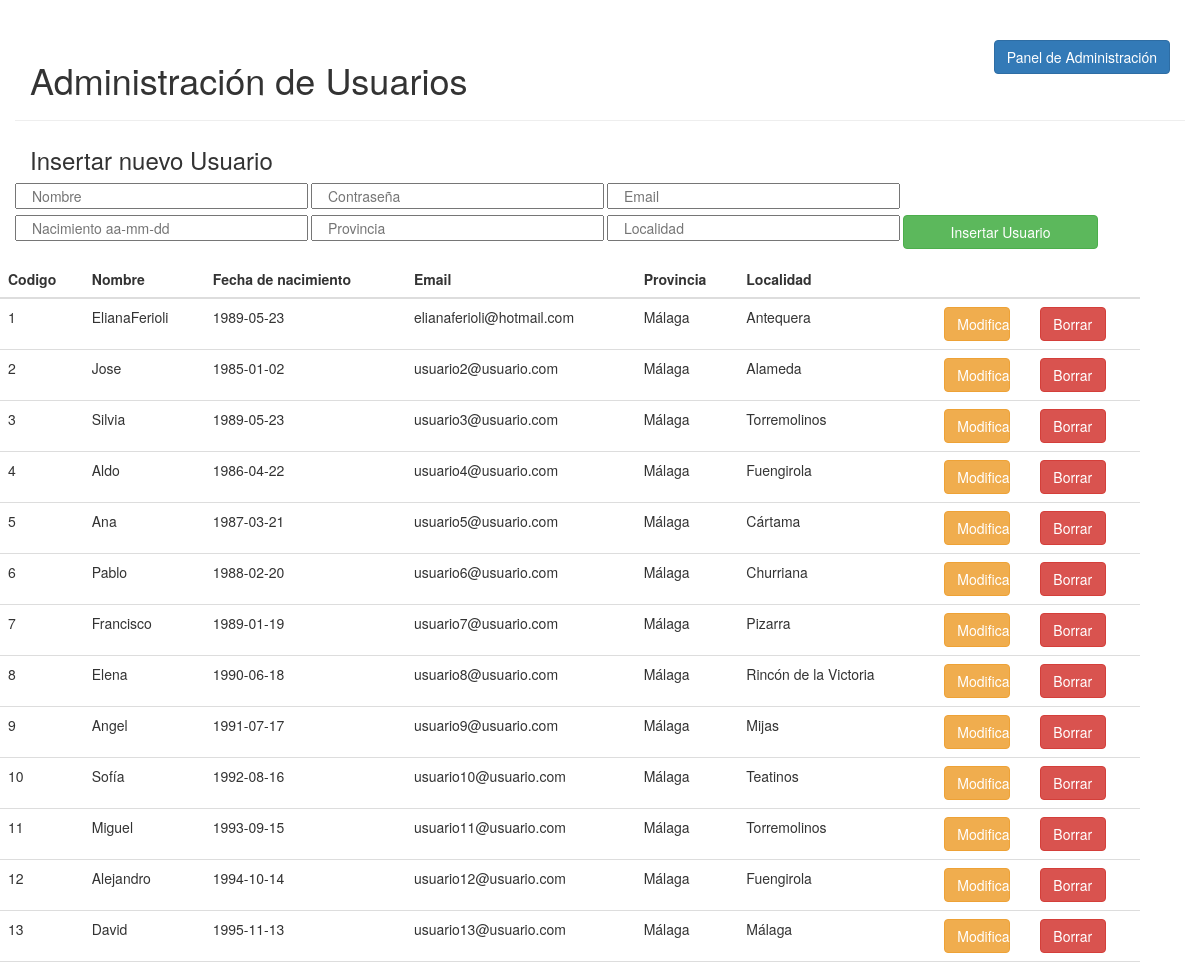
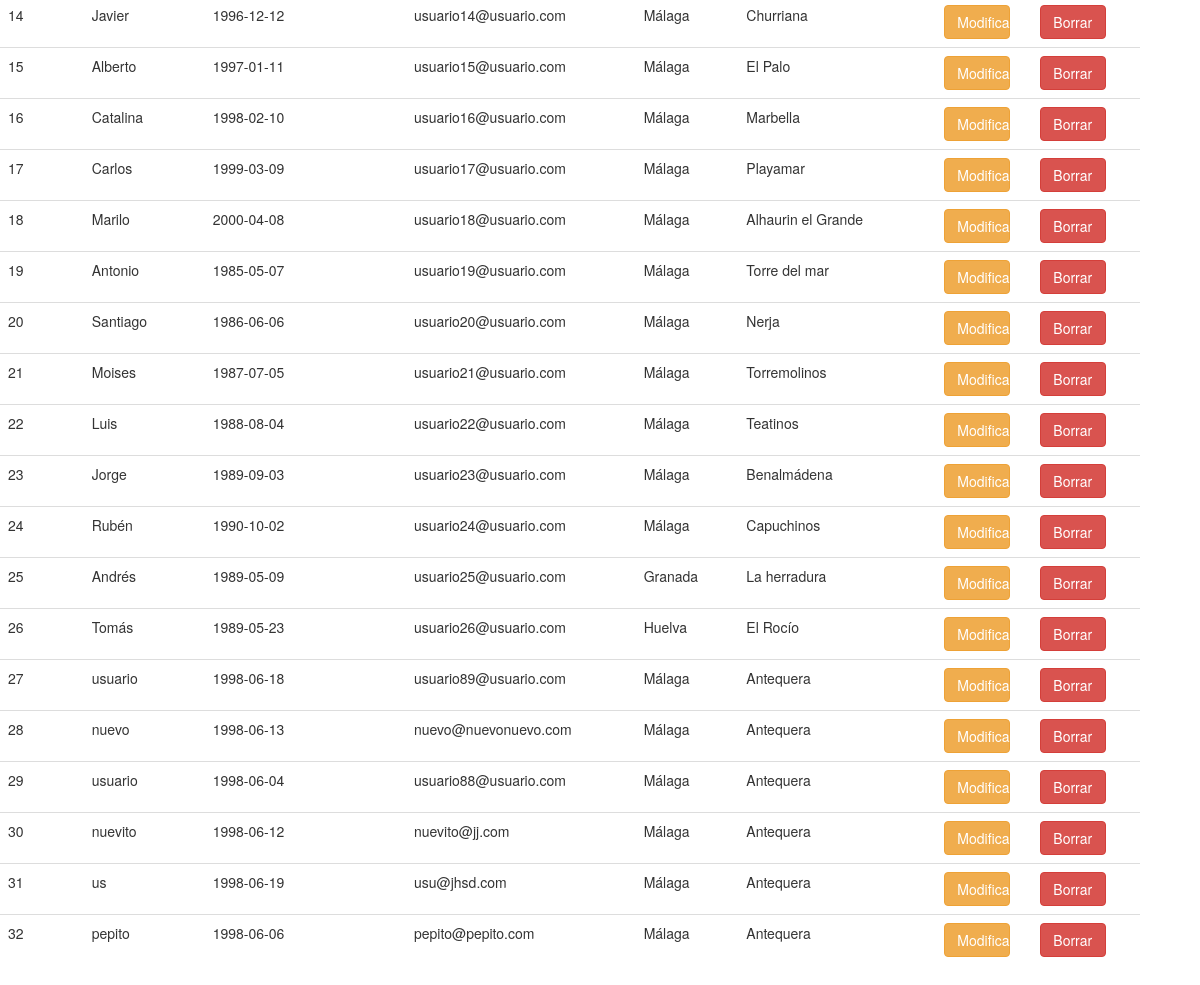
The page /Controller/administracion.php?tabla=USUARIO on the database its author committed (2 pictures, top to bottom).
### tables this page shows
CREATE TABLE `USUARIO` (
  `CodUs` int(11) NOT NULL,
  `NomUs` varchar(30) NOT NULL,
  `PassUs` varchar(30) NOT NULL,
  `EmailUs` varchar(30) DEFAULT NULL,
  `FechNac` date NOT NULL,
  `ProvUs` varchar(30) NOT NULL,
  `LocaUs` varchar(30) NOT NULL,
  `DescUs` varchar(140) DEFAULT NULL,
  `FotoUs` varchar(30) DEFAULT 'defecto.png',
  `Admin` tinyint(1) DEFAULT '0'
);

### Model/Usuario.php (called while the page is built, shortened)
<?php
class Usuario {
  private $codUs;
  private $nomUs;
  private $emailUs;
  private $fechNac;
  private $provUs;
  private $localUs;
  function __construct($cod, $nom, $pass, $email, $fecha, $prov, $local, $desc, $foto) {
    $this->codUs = $cod;
    $this->nomUs = $nom;
    $this->emailUs = $email;
    $this->fechNac = $fecha;
    $this->provUs = $prov;
    $this->localUs = $local;
  }
  function getCodUs() {
      return $this->codUs;
  }
  function getNomUs() {
      return $this->nomUs;
  }
  function getEmailUs() {
      return $this->emailUs;
  }
  function getFechNac() {
      return $this->fechNac;
  }
  function getProvUs() {
      return $this->provUs;
  }
  function getLocalUs() {
      return $this->localUs;
  }
  public static function getUsuarios() {
    $conexion = GoTeamDB::connectDB();
    $seleccion = "SELECT CodUs, NomUs, PassUs, EmailUs, FechNac, ProvUs, LocaUs, DescUs, FotoUs"
            . " FROM USUARIO";
    $consulta = $conexion->query($seleccion);
    $usuarios= [];
    while ($registro = $consulta->fetchObject()) {
      $usuarios[] = new Usuario($registro->CodUs, $registro->NomUs, $registro->PassUs, $registro->EmailUs,
              $registro->FechNac, $registro->ProvUs, $registro->LocaUs, $registro->DescUs, $registro->FotoUs);
    }
    return $usuarios;
  }
}

### View/listadoAdministradorUsuario.php (the view, shortened to what this page needs)
<!DOCTYPE html>
<html>
    <head>
        <link rel="stylesheet" href="https://maxcdn.bootstrapcdn.com/bootstrap/3.3.7/css/bootstrap.min.css">
        <link rel="stylesheet" type="text/css" href="../View/css/estiloListadoAdministradorUsuario.css">
    </head>
    <body>
        <div class="page-header container">
            <a href="../View/indexAdmin.php" class="btn btn-primary">Panel de Administración</a>
            <br>
            <h1>Administración de Usuarios</h1>
        </div>
             <?php
                if(!$insertar){
             ?>
             <div class="container">
                <form action="../Controller/administracion.php" method="get" name="modificar">
                    <div class="main row">
                       <input type="hidden" name="modificar" value="modificarUsuario">
                       <input type="hidden" name="codUs" value="<?= $usmod->getCodUs() ?>">
                       <h3 class="col-xs-12 col-sm-8 col-md-9 col-lg-9">Modificar usuario <span class="nombre"><?= $usmod->getNomUs() ?></span></h3>
                    </div>
                    <div class="main row">
                       <input type="text" value="<?= $usmod->getNomUs() ?>" name="nomUs" class="customInput col-xs-12 col-sm-3">
                       <input type="text" value="<?= $usmod->getPassUs() ?>" name="passUs" class="customInput col-xs-12 col-sm-3">
                       <input type="text" value="<?= $usmod->getEmailUs() ?>" name="emailUs" class="customInput col-xs-12 col-sm-3">
                    </div>
                    <div class="main row">
                       <input type="text" value="<?= $usmod->getFechNac() ?>" name="fechNac" class="customInput col-xs-12 col-sm-3">
                       <input type="text" value="<?= $usmod->getProvUs() ?>" name="provUs" class="customInput col-xs-12 col-sm-3">
                       <input type="text" value="<?= $usmod->getLocalUs() ?>" name="localUs" class="customInput col-xs-12 col-sm-3">
                       <button type="submit" class="btn btn-info col-xs-12 col-sm-2" id="modificarUsuario">Modificar Usuario</button>
                    </div>
                </form>
             </div>
        <?php
                } else {
        ?>
        <div class="container">
            <form action="../Controller/administracion.php" method="get" name="insertar">
                    <div class="main row">
                        <h3 class="col-xs-12 col-sm-8 col-md-9 col-lg-9">Insertar nuevo Usuario</h3>
                    </div>
                    <div class="main row">
                        <input type="text" placeholder="Nombre" name="nomUs" class="customInput col-xs-12 col-sm-3">
                        <input type="password" placeholder="Contraseña" name="passUs" class="customInput col-xs-12 col-sm-3">
                        <input type="text" placeholder="Email" name="emailUs" class="customInput col-xs-12 col-sm-3">
                    </div>
                    <div class="main row">
                        <input type="text" placeholder="Nacimiento aa-mm-dd" name="fechNac" class="customInput col-xs-12 col-sm-3">
                        <input type="text" placeholder="Provincia" name="provUs" class="customInput col-xs-12 col-sm-3">
                        <input type="text" placeholder="Localidad" name="localUs" class="customInput col-xs-12 col-sm-3">
                        <button type="submit" class="btn btn-success col-xs-12 col-sm-2" id="insertarUsuario">Insertar Usuario</button>
                    </div>
                </form>
        </div>
            <?php
                }
            ?>
             <table class="table table-hover">
                <thead>
                    <tr id="cabecera">
                        <th id="tablaCodigo">Codigo</th>
                        <th id="tablaNombre">Nombre</th>
                        <th id="tablaFechNac">Fecha de nacimiento</th>
                        <th id="tablaEmail">Email</th>
                        <th id="tablaProvincia">Provincia</th>
                        <th id="tablaLocalidad">Localidad</th>
                        <th></th>
                    </tr>
                </thead>
                <tbody id="contenidoTabla">
            <?php
                foreach($data[$tabla] as $us)  {
            ?>
               <tr>
                   <td><?=$us->getCodUs()?></td>
                    <td><?=$us->getNomUs()?></td>
                    <td><?=$us->getFechNac()?></td>
                    <td><?=$us->getEmailUs()?></td>
                    <td><?=$us->getProvUs()?></td>
                    <td><?=$us->getLocalUs()?></td>
                    <td class="row">
                        <a href="../Controller/administracion.php?modificacionUsuario=<?=$us->getCodUs()?>&tabla=USUARIO" class="btn btn-warning col-xs-4">Modificar</a>
                        <a href="../Controller/administracion.php?borradoUsuario=<?=$us->getCodUs()?>"  class="btn btn-danger col-xs-4">Borrar</a>
                    </td>
                </tr>
            <?php
              }
            ?>
                </tbody>
            </table>
    </body>
</html>

### View/css/estiloListadoAdministradorUsuario.css (style rules this page uses)
input.customInput { margin-bottom: 0.5%; margin-right: 0.3%; }
div.page-header h1 { margin: 0px; margin-bottom: 1%; }
div.page-header { margin-bottom: 0.5%;; }
a.btn-warning { margin-left: 5%; margin-right: 15%; }
table.table-hover { margin-top: 1%; width: 95%; }
a.btn-primary { float: right; }
thead tr th { cursor: pointer; }

### rows shown on the page
usuario: CodUs "1", NomUs "ElianaFerioli", FechNac "1989-05-23", EmailUs "elianaferioli@hotmail.com", ProvUs "Málaga", LocaUs "Antequera"
usuario: CodUs "2", NomUs "Jose", FechNac "1985-01-02", EmailUs "usuario2@usuario.com", ProvUs "Málaga", LocaUs "Alameda"
usuario: CodUs "3", NomUs "Silvia", FechNac "1989-05-23", EmailUs "usuario3@usuario.com", ProvUs "Málaga", LocaUs "Torremolinos"
usuario: CodUs "4", NomUs "Aldo", FechNac "1986-04-22", EmailUs "usuario4@usuario.com", ProvUs "Málaga", LocaUs "Fuengirola"
usuario: CodUs "5", NomUs "Ana", FechNac "1987-03-21", EmailUs "usuario5@usuario.com", ProvUs "Málaga", LocaUs "Cártama"
usuario: CodUs "6", NomUs "Pablo", FechNac "1988-02-20", EmailUs "usuario6@usuario.com", ProvUs "Málaga", LocaUs "Churriana"
usuario: CodUs "7", NomUs "Francisco", FechNac "1989-01-19", EmailUs "usuario7@usuario.com", ProvUs "Málaga", LocaUs "Pizarra"
usuario: CodUs "8", NomUs "Elena", FechNac "1990-06-18", EmailUs "usuario8@usuario.com", ProvUs "Málaga", LocaUs "Rincón de la Victoria"
usuario: CodUs "9", NomUs "Angel", FechNac "1991-07-17", EmailUs "usuario9@usuario.com", ProvUs "Málaga", LocaUs "Mijas"
usuario: CodUs "10", NomUs "Sofía", FechNac "1992-08-16", EmailUs "usuario10@usuario.com", ProvUs "Málaga", LocaUs "Teatinos"
usuario: CodUs "11", NomUs "Miguel", FechNac "1993-09-15", EmailUs "usuario11@usuario.com", ProvUs "Málaga", LocaUs "Torremolinos"
usuario: CodUs "12", NomUs "Alejandro", FechNac "1994-10-14", EmailUs "usuario12@usuario.com", ProvUs "Málaga", LocaUs "Fuengirola"
usuario: CodUs "13", NomUs "David", FechNac "1995-11-13", EmailUs "usuario13@usuario.com", ProvUs "Málaga", LocaUs "Málaga"
usuario: CodUs "14", NomUs "Javier", FechNac "1996-12-12", EmailUs "usuario14@usuario.com", ProvUs "Málaga", LocaUs "Churriana"
usuario: CodUs "15", NomUs "Alberto", FechNac "1997-01-11", EmailUs "usuario15@usuario.com", ProvUs "Málaga", LocaUs "El Palo"
usuario: CodUs "16", NomUs "Catalina", FechNac "1998-02-10", EmailUs "usuario16@usuario.com", ProvUs "Málaga", LocaUs "Marbella"
usuario: CodUs "17", NomUs "Carlos", FechNac "1999-03-09", EmailUs "usuario17@usuario.com", ProvUs "Málaga", LocaUs "Playamar"
usuario: CodUs "18", NomUs "Marilo", FechNac "2000-04-08", EmailUs "usuario18@usuario.com", ProvUs "Málaga", LocaUs "Alhaurin el Grande"
usuario: CodUs "19", NomUs "Antonio", FechNac "1985-05-07", EmailUs "usuario19@usuario.com", ProvUs "Málaga", LocaUs "Torre del mar"
usuario: CodUs "20", NomUs "Santiago", FechNac "1986-06-06", EmailUs "usuario20@usuario.com", ProvUs "Málaga", LocaUs "Nerja"
usuario: CodUs "21", NomUs "Moises", FechNac "1987-07-05", EmailUs "usuario21@usuario.com", ProvUs "Málaga", LocaUs "Torremolinos"
usuario: CodUs "22", NomUs "Luis", FechNac "1988-08-04", EmailUs "usuario22@usuario.com", ProvUs "Málaga", LocaUs "Teatinos"
usuario: CodUs "23", NomUs "Jorge", FechNac "1989-09-03", EmailUs "usuario23@usuario.com", ProvUs "Málaga", LocaUs "Benalmádena"
usuario: CodUs "24", NomUs "Rubén", FechNac "1990-10-02", EmailUs "usuario24@usuario.com", ProvUs "Málaga", LocaUs "Capuchinos"
usuario: CodUs "25", NomUs "Andrés", FechNac "1989-05-09", EmailUs "usuario25@usuario.com", ProvUs "Granada", LocaUs "La herradura"
usuario: CodUs "26", NomUs "Tomás", FechNac "1989-05-23", EmailUs "usuario26@usuario.com", ProvUs "Huelva", LocaUs "El Rocío"
usuario: CodUs "27", NomUs "usuario", FechNac "1998-06-18", EmailUs "usuario89@usuario.com", ProvUs "Málaga", LocaUs "Antequera"
usuario: CodUs "28", NomUs "nuevo", FechNac "1998-06-13", EmailUs "nuevo@nuevonuevo.com", ProvUs "Málaga", LocaUs "Antequera"
usuario: CodUs "29", NomUs "usuario", FechNac "1998-06-04", EmailUs "usuario88@usuario.com", ProvUs "Málaga", LocaUs "Antequera"
usuario: CodUs "30", NomUs "nuevito", FechNac "1998-06-12", EmailUs "nuevito@jj.com", ProvUs "Málaga", LocaUs "Antequera"
usuario: CodUs "31", NomUs "us", FechNac "1998-06-19", EmailUs "usu@jhsd.com", ProvUs "Málaga", LocaUs "Antequera"
usuario: CodUs "32", NomUs "pepito", FechNac "1998-06-06", EmailUs "pepito@pepito.com", ProvUs "Málaga", LocaUs "Antequera"
